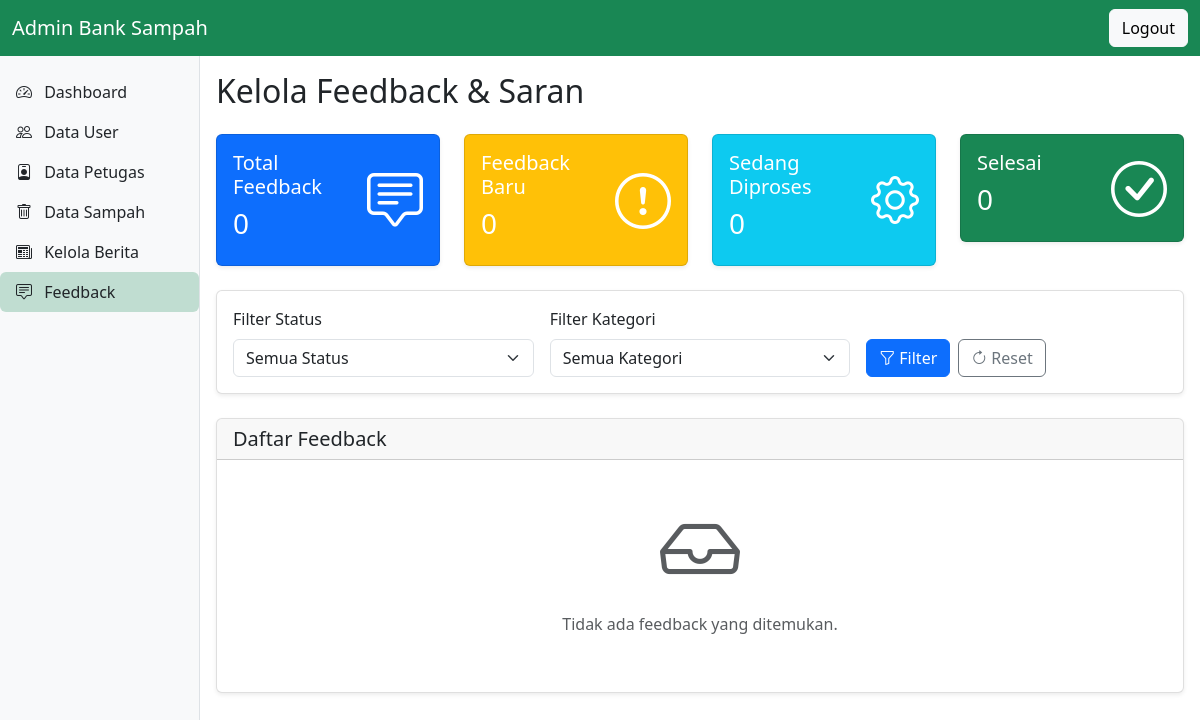
Before: /admin/admin_feedback.php (signed in) with the older database file.
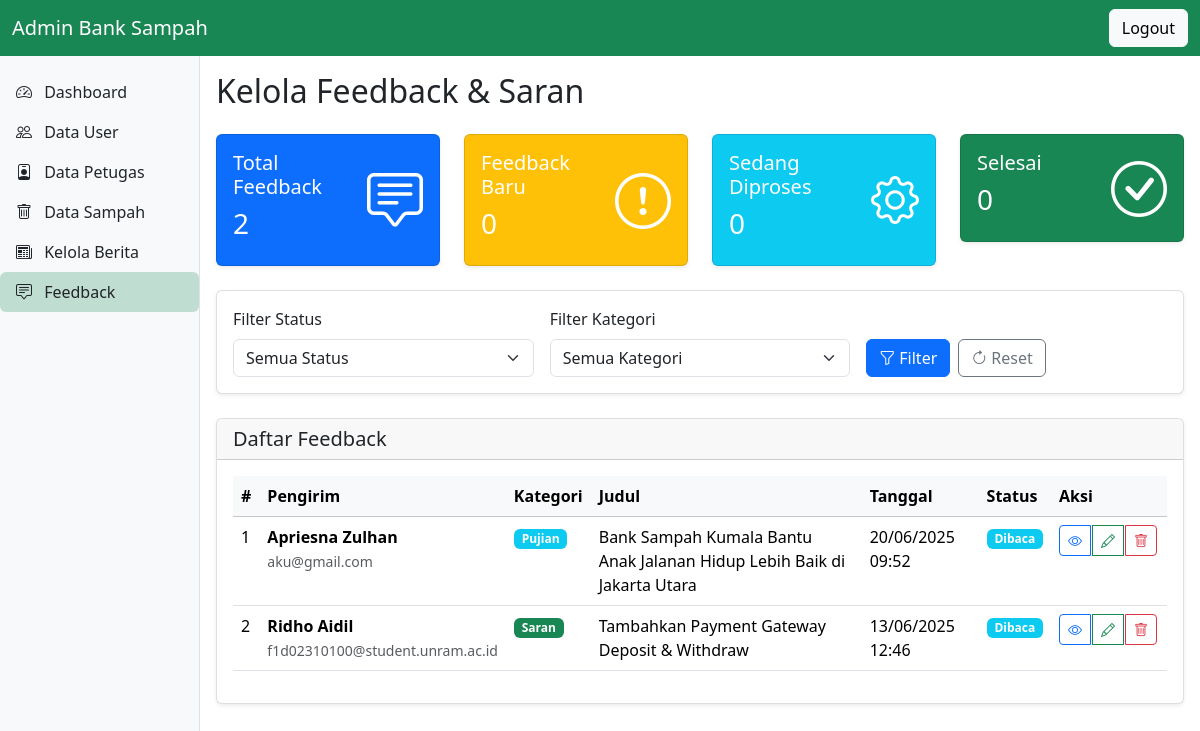
After: the same page with the newer database file.
### tables this page shows
CREATE TABLE `feedback` (
  `id_feedback` int(11) NOT NULL,
  `id_user` int(10) UNSIGNED NOT NULL,
  `judul` varchar(150) DEFAULT NULL,
  `pesan` text NOT NULL,
  `kategori` enum('saran','keluhan','pujian','lainnya') DEFAULT 'saran',
  `status` enum('baru','dibaca','diproses','selesai') DEFAULT 'baru',
  `tanggal_kirim` datetime DEFAULT current_timestamp(),
  `tanggal_baca` datetime DEFAULT NULL
);

CREATE TABLE `user` (
  `id_user` int(10) UNSIGNED NOT NULL,
  `nama_user` varchar(75) DEFAULT NULL,
  `username` varchar(50) DEFAULT NULL,
  `password` varchar(255) NOT NULL,
  `no_hp` varchar(20) NOT NULL,
  `email` varchar(75) DEFAULT NULL,
  `alamat` varchar(255) DEFAULT NULL,
  `role` enum('user') DEFAULT NULL
);

### admin/admin_feedback.php (the view, shortened to what the changed rows need)
<?php
include '../config/db.php';
$stats = [];
$result_stats = $conn->query("
    SELECT
        COUNT(*) as total,
        SUM(CASE WHEN status = 'baru' THEN 1 ELSE 0 END) as baru,
        SUM(CASE WHEN status = 'dibaca' THEN 1 ELSE 0 END) as dibaca,
        SUM(CASE WHEN status = 'diproses' THEN 1 ELSE 0 END) as diproses,
        SUM(CASE WHEN status = 'selesai' THEN 1 ELSE 0 END) as selesai
    FROM feedback
");
if ($result_stats) {
    $stats = $result_stats->fetch_assoc();
}
$where_clause = [];
$where_sql = $where_clause ? 'WHERE ' . implode(' AND ', $where_clause) : '';
$sql = "
    SELECT f.*, u.nama_user, u.email
    FROM feedback f
    JOIN user u ON f.id_user = u.id_user
    $where_sql
    ORDER BY f.tanggal_kirim DESC
";
$stmt = $conn->prepare($sql);
if ($stmt) {
    $stmt->execute();
    $feedback_list = $stmt->get_result();
}
?>
<!DOCTYPE html>
<html lang="id">
  <head>
    <link href="https://cdn.jsdelivr.net/npm/bootstrap@5.3.3/dist/css/bootstrap.min.css" rel="stylesheet" />
    <link href="https://cdn.jsdelivr.net/npm/bootstrap-icons@1.10.5/font/bootstrap-icons.css" rel="stylesheet" />
    <link href="../assets/css/admin.css" rel="stylesheet" />
  </head>
  <body>
    <main class="main-content">
      <h2 class="mb-4">Kelola Feedback & Saran</h2>
      <div class="row mb-4">
        <div class="col-md-3">
          <div class="card text-white bg-primary">
            <div class="card-body">
              <div class="d-flex justify-content-between align-items-center">
                <div>
                  <h5 class="card-title">Total Feedback</h5>
                  <h3><?= $stats['total'] ?? 0; ?></h3>
                </div>
              </div>
            </div>
          </div>
        </div>
      </div>
      <div class="card">
        <div class="card-body">
          <?php if ($feedback_list && $feedback_list->num_rows > 0): ?>
            <div class="table-responsive">
              <table class="table table-hover">
                <thead class="table-light">
                  <tr>
                    <th>#</th>
                    <th>Pengirim</th>
                    <th>Kategori</th>
                    <th>Judul</th>
                    <th>Tanggal</th>
                    <th>Status</th>
                    <th>Aksi</th>
                  </tr>
                </thead>
                <tbody>
                  <?php
                  $no = 1;
                  while ($row = $feedback_list->fetch_assoc()):
                    $badgeClass = match($row['status']) {
                      'baru' => 'primary',
                      'dibaca' => 'info',
                      'diproses' => 'warning',
                      'selesai' => 'success',
                      default => 'secondary'
                    };
                    $categoryClass = match($row['kategori']) {
                      'saran' => 'success',
                      'keluhan' => 'danger',
                      'pujian' => 'info',
                      'lainnya' => 'secondary',
                      default => 'secondary'
                    };
                  ?>
                    <tr class="<?= $row['status'] === 'baru' ? 'table-warning' : ''; ?>">
                      <td><?= $no++; ?></td>
                      <td>
                        <strong><?= htmlspecialchars($row['nama_user']); ?></strong><br>
                        <small class="text-muted"><?= htmlspecialchars($row['email']); ?></small>
                      </td>
                      <td>
                        <span class="badge bg-<?= $categoryClass; ?>">
                          <?= ucfirst($row['kategori']); ?>
                        </span>
                      </td>
                      <td><?= htmlspecialchars($row['judul']); ?></td>
                      <td><?= date('d/m/Y H:i', strtotime($row['tanggal_kirim'])); ?></td>
                      <td>
                        <span class="badge bg-<?= $badgeClass; ?>">
                          <?= ucfirst($row['status']); ?>
                        </span>
                      </td>
                      <td>
                        <div class="btn-group" role="group">
                          <button class="btn btn-sm btn-outline-primary"
                                  data-bs-toggle="modal"
                                  data-bs-target="#modalDetail<?= $row['id_feedback']; ?>">
                            <i class="bi bi-eye"></i>
                          </button>
                          <button class="btn btn-sm btn-outline-success"
                                  data-bs-toggle="modal"
                                  data-bs-target="#modalStatus<?= $row['id_feedback']; ?>">
                            <i class="bi bi-pencil"></i>
                          </button>
                          <button class="btn btn-sm btn-outline-danger"
                                  data-bs-toggle="modal"
                                  data-bs-target="#modalHapus<?= $row['id_feedback']; ?>">
                            <i class="bi bi-trash"></i>
                          </button>
                        </div>
                      </td>
                    </tr>
                  <?php endwhile; ?>
                </tbody>
              </table>
            </div>
          <?php else: ?>
            <div class="text-center py-4">
              <i class="bi bi-inbox display-1 text-muted"></i>
              <p class="text-muted mt-3">Tidak ada feedback yang ditemukan.</p>
            </div>
          <?php endif; ?>
        </div>
      </div>
    </main>
  </body>
</html>

Changed rows visible on the page:
added feedback: id_user.nama_user "Apriesna Zulhan", id_user.email "aku@gmail.com", kategori "Pujian", judul "Bank Sampah Kumala Bantu Anak Jalanan Hidup Lebih Baik di Jakarta Utara", tanggal_kirim "20/06/2025 09:52", status "Dibaca"
added feedback: id_user.nama_user "Ridho Aidil", id_user.email "f1d02310100@student.unram.ac.id", kategori "Saran", judul "Tambahkan Payment Gateway Deposit & Withdraw", tanggal_kirim "13/06/2025 12:46", status "Dibaca"
Other visible differences:
$stats['total']: "0" → "2"
text no longer shown: "Tidak ada feedback yang ditemukan."
text now shown: "# Pengirim Kategori Judul Tanggal Status Aksi"
